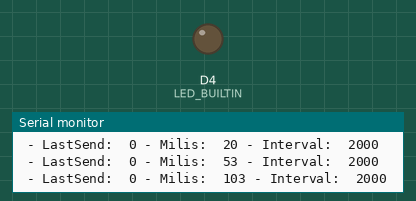
Simulated run of this sketch. Board: ESP8266 (Wemos D1 mini). Shown: output pins drawn as LEDs (lit = HIGH, except the on-board LED, lit = LOW), the last lines printed to the serial monitor. Random numbers use the default seed unless the sketch sets one; no radio packets arrive unless stated.

Above: at 0.1 s.
At 38.1 s:
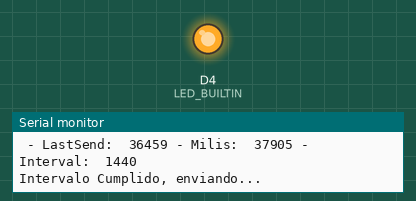
Timing chart, 0 to 40.0 s (numbered marks = the images above):
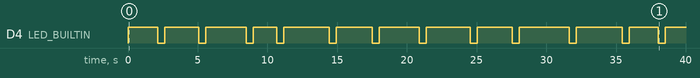

Measured:
- by itself, D4 (LED_BUILTIN): LOW → HIGH at 0.02 s, → LOW 2.1 s later, → HIGH 0.50 s later, → LOW 2.5 s later, … (25 changes in this stretch)

The sketch:

LoRaDuplex_Wemos.ino
```cpp
/*
  LoRa Duplex communication

  Sends a message every half second, and polls continually
  for new incoming messages. Implements a one-byte addressing scheme,
  with 0xFF as the broadcast address.

  Uses readString() from Stream class to read payload. The Stream class'
  timeout may affect other functuons, like the radio's callback. For an

  created 28 April 2017hola
  by Tom Igoe
*/
#include <SPI.h>              // include libraries
#include <LoRa.h>

// Funciona para Wemos
const int csPin = D8;          // LoRa radio chip select
const int resetPin = D2;       // LoRa radio reset
const int irqPin = D1;         // change for your board; must be a hardware interrupt pin

/*
//Arduino Leonardo
const int csPin = 10;          // LoRa radio chip select
const int resetPin = 9;       // LoRa radio reset
const int irqPin = 2;         // change for your board; must be a hardware interrupt pin
*/
String outgoing;              // outgoing message

byte msgCount = 0;            // count of outgoing messages

//Funciona para Wemos
byte localAddress = 0xBB;     // address of this device
byte destination = 0xBA;      // destination to send to

/*
//Funciona para Leonardo
byte localAddress = 0xFF;     // address of this device
byte destination = 0xBB;      // destination to send to

*/
long lastSendTime = 0;        // last send time
int interval = 2000;          // interval between sends

void setup() {
   pinMode(LED_BUILTIN, OUTPUT);
  Serial.begin(9600);                   // initialize serial
  while (!Serial);

  Serial.println("LoRa Duplex");

  // override the default CS, reset, and IRQ pins (optional)
  LoRa.setPins(csPin, resetPin, irqPin);// set CS, reset, IRQ pin
  LoRa.setTxPower(20);

  if (!LoRa.begin(915E6)) {             // initialize ratio at 915 MHz
    Serial.println("LoRa init failed. Check your connections.");
      String message = "Pánic Start";   // send a message
    sendMessage(message);
     digitalWrite(LED_BUILTIN, LOW);   // turn the LED on (HIGH is the voltage level)
    delay(50);                       // wait for a second
    digitalWrite(LED_BUILTIN, HIGH);    // turn the LED off by making the voltage LOW
    delay(50);
    while (true);                       // if failed, do nothing
  }

  Serial.println("LoRa init succeeded.");
}

void loop() {
    digitalWrite(LED_BUILTIN, HIGH);    // turn the LED off by making the voltage LOW
   Serial.print(" - LastSend:  ");
   Serial.print(lastSendTime);
   Serial.print(" - Milis:  ");
   Serial.print(millis());
    Serial.print(" - Interval:  ");
   Serial.println(interval);
  if (millis() - lastSendTime >= interval) {
     Serial.println("Intervalo Cumplido, enviando... ");
    String message = "Este es un mensaje desde Lora a 915Mhz";   // send a message
    sendMessage(message);
     digitalWrite(LED_BUILTIN, LOW);   // turn the LED on (HIGH is the voltage level)
  delay(500);                       // wait for a second
  digitalWrite(LED_BUILTIN, HIGH);    // turn the LED off by making the voltage LOW
  delay(500);                       // wait for a second
    Serial.println("Sending " + message);
    lastSendTime = millis();            // timestamp the message
    interval = random(2000) + 1000;    // 2-3 seconds
  }

  // parse for a packet, and call onReceive with the result:
 // onReceive(LoRa.parsePacket());
}

void sendMessage(String outgoing) {
  LoRa.beginPacket();                   // start packet
  LoRa.write(destination);              // add destination address
  LoRa.write(localAddress);             // add sender address
  LoRa.write(msgCount);                 // add message ID
  LoRa.write(outgoing.length());        // add payload length
  LoRa.print(outgoing);                 // add payload
  LoRa.endPacket();                     // finish packet and send it
  msgCount++;                           // increment message ID
}

void onReceive(int packetSize) {
  if (packetSize == 0) return;          // if there's no packet, return

  // read packet header bytes:
  int recipient = LoRa.read();          // recipient address
  byte sender = LoRa.read();            // sender address
  byte incomingMsgId = LoRa.read();     // incoming msg ID
  byte incomingLength = LoRa.read();    // incoming msg length

  String incoming = "";

  while (LoRa.available()) {
    incoming += (char)LoRa.read();
  }

  if (incomingLength != incoming.length()) {   // check length for error
    Serial.println("error: message length does not match length");
    return;                             // skip rest of function
  }

  // if the recipient isn't this device or broadcast,
  if (recipient != localAddress && recipient != 0xFF) {
    Serial.println("This message is not for me.");
    return;                             // skip rest of function
  }

  // if message is for this device, or broadcast, print details:
  Serial.println("Received from: 0x" + String(sender, HEX));
  Serial.println("Sent to: 0x" + String(recipient, HEX));
  Serial.println("Message ID: " + String(incomingMsgId));
  Serial.println("Message length: " + String(incomingLength));
  Serial.println("Message: " + incoming);
  Serial.println("RSSI: " + String(LoRa.packetRssi()));
  Serial.println("Snr: " + String(LoRa.packetSnr()));
  Serial.println();
}
```
